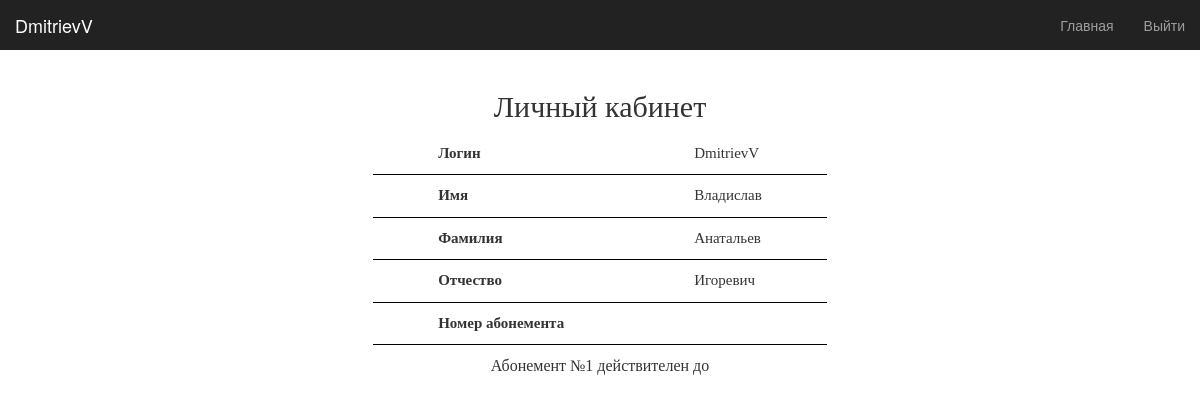
The app's page /profile (signed in) with its own data.
### models.py (models this page shows)
class User(UserMixin, db.Model):
    __table_name__ = 'user'
    id = db.Column(db.Integer, primary_key=True)
    user_lvl = db.Column(db.Integer)
    username = db.Column(db.String(30), unique=True)
    name = db.Column(db.String(30), unique=False)
    surname = db.Column(db.String(30), unique=False)
    midname = db.Column(db.String(30), unique=False)
    ticket = db.Column(db.String(50), unique=False)
    enddate = db.Column(db.String(50), unique=False)
    password = db.Column(db.String(80))
    created_on = db.Column(db.DateTime(), default=datetime.utcnow)
    timelines = db.relationship('Date', secondary=user_time, backref='user')

### app.py (the view)
@app.route('/profile')
@login_required
def profile():
    data = models.Date.query.all()
    return render_template('profile.html', username=current_user.username, name=current_user.name, surname=current_user.surname, midname=current_user.midname, enddate=current_user.enddate, ticket=current_user.ticket )

### app.py (called while the page is built)
@login_manager.user_loader
def load_user(user_id):
    return models.User.query.get(int(user_id))

### templates/profile.html (shortened to what this page needs)
{% extends "bootstrap/base.html" %}
{% block styles %}
{{super()}}
    <link rel="stylesheet" href="{{url_for('.static', filename='profile.css')}}">
    <link rel="stylesheet" href="{{url_for('.static', filename='fonts.css')}}" />
{% endblock %}
{% block content %}
<nav class="navbar navbar-inverse navbar-fixed-top">
    <div class="container-fluid">
        <div class="navbar-header">
            <a class="navbar-brand" href="#">{{ username }}</a>
        </div>
        <div id="navbar" class="navbar-collapse collapse">
            <ul class="nav navbar-nav navbar-right">
                <li><a href="{{ url_for('home') }}">Главная</a></li>
                <li><a href="{{ url_for('logout') }}">Выйти</a></li>
            </ul>
        </div>
    </div>
</nav>
    <div class="container">
    <div class="profile">
    <h2>Личный кабинет</h2>
    <table>
        <tr><td>Логин</td><td>{{ username }}</td></tr>
        <tr><td>Имя</td><td>{{ name }}</td></tr>
        <tr><td>Фамилия</td><td>{{ surname }}</td></tr>
        <tr><td>Отчество</td><td>{{ midname }}</td></tr>
        <tr><td>Номер абонемента</td><td>{{ ticket }}</td></tr>
    </table>
    <p>Абонемент №1 действителен до {{enddate}}</p>
    </div>
{% endblock %}

### static/profile.css (style rules this page uses)
body { padding-top: 70px; }
.navbar-fixed-top { border: 0; }
.profile { font-family: 'Proxima Nova Regular', serif; font-size: 15px; }
.profile h2 { text-align: center; }
.profile table { margin: 0 auto; }
.profile td { padding: 10px 65px; border-bottom: 1px black solid; }
.profile td:nth-child(2n - 1) { font-weight: bold; }
.profile p { text-align: center; margin-top: 10px; font-size: 16px; }

### records on screen
User: username "DmitrievV", name "Владислав", surname "Анатальев", midname "Игоревич"
